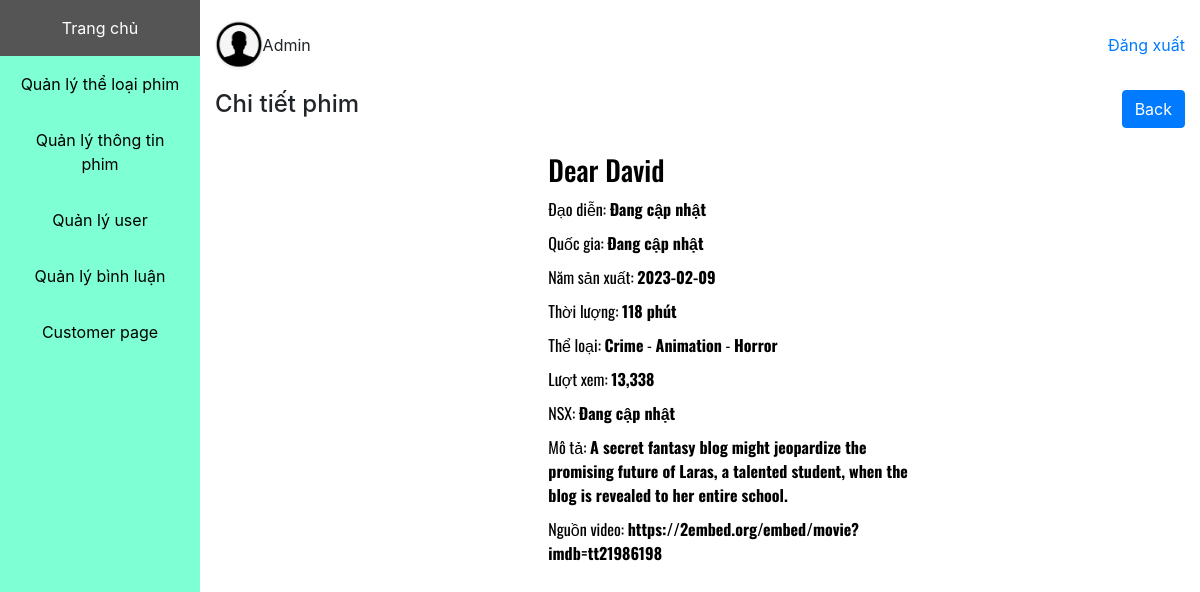
The app's page /admin/movie/view_detail.php?id=2 with its own data.
### tables this page shows
CREATE TABLE `movie` (
  `id` int NOT NULL,
  `name` varchar(100) DEFAULT NULL,
  `trailer` varchar(255) DEFAULT NULL,
  `runtime` int DEFAULT NULL,
  `poster` varchar(255) DEFAULT NULL,
  `description` text,
  `country_id` int DEFAULT NULL,
  `imdb_id` varchar(50) DEFAULT NULL,
  `release_date` date DEFAULT NULL,
  `popularity` float DEFAULT NULL,
  `src` varchar(255) DEFAULT NULL
);

CREATE TABLE `genre` (
  `id` int NOT NULL,
  `name` varchar(100) DEFAULT NULL
);

CREATE TABLE `movie_genre` (
  `genre_id` int NOT NULL,
  `movie_id` int NOT NULL
);

### admin/movie/view_detail.php (the view, shortened to what this page needs)
<?php if (isset($_GET['id'])) {
	$movie_id = $_GET['id'];
} else {
	$_SESSION['error'] = 'Movie không tồn tại';
	header('location: index.php');
	exit;
} ?>
<!DOCTYPE html>
<html lang="en">
<head>
	<link rel="stylesheet" href="https://cdn.jsdelivr.net/npm/bootstrap@4.6.2/dist/css/bootstrap.min.css">
	<link rel="stylesheet" href="https://cdnjs.cloudflare.com/ajax/libs/font-awesome/6.2.1/css/all.min.css" />
</head>
<?php
require_once "../../connect.php";
$sql = "SELECT * from movie where id = ?";
$stm = $conn->prepare($sql);
$stm->bind_param('i', $movie_id);
$stm->execute();
$result_set = $stm->get_result();
$movie_info = $result_set->fetch_assoc();
?>
<body>
	<div class="container-fluid">
		<div class="row">
			<div class="col-2 p-0">
			</div>
			<div class="col-10">
				<?php require_once "../account_box.php" ?>
				<div class="mt-3">
					<div class="d-flex justify-content-between">
						<h4>Chi tiết phim</h4>
						<a class="btn btn-primary" href="index.php">Back</a>
					</div>
				</div>
				<div class="">
					<div class="row">
						<div class="col-xs-12 col-md-6 col-lg-4" style="margin-top: 25px;">
							<div class="text-center">
								<div style="text-align: center;">
								</div>
							</div>
						</div>
						<div class="col-xs-12 col-md-6 col-lg-5" style="margin-top: 25px;">
							<div class="item">
								<h3 style="color:black; font-family: 'Oswald', sans-serif; margin-bottom: 10px;"><?= $movie_info['name'] ?></h3>
								<p style="color:black; font-family: 'Oswald', sans-serif; margin-bottom: 10px;">Đạo diễn: <b><a href="" style="color: black;">Đang cập nhật</a></p></b>
								<p style="color:black; font-family: 'Oswald', sans-serif; margin-bottom: 10px;">Quốc gia: <b><a href="" style="color: black;">Đang cập nhật</a></p></b>
								<p style="color:black; font-family: 'Oswald', sans-serif; margin-bottom: 10px;">Năm sản xuất:
									<b><a href="" style="color: black;"><?= $movie_info['release_date'] ?></a></b>
								</p>
								<p style="color:black; font-family: 'Oswald', sans-serif; margin-bottom: 10px;">Thời lượng: <b href="" style="color: black;"><?= $movie_info['runtime'] ?> phút</b></p>
								<?php $result_set_genres = $conn->query("SELECT * from movie_genre inner join genre on movie_genre.genre_id = genre.id where movie_genre.movie_id = $movie_id"); ?>
								<p style="color:black; font-family: 'Oswald', sans-serif; margin-bottom: 10px;">Thể loại:
									<?php $row_genre = $result_set_genres->fetch_assoc(); ?>
									<b><a href="" style="color: black;"><?= $row_genre['name'] ?></a></b>
									<?php while ($row_genre = $result_set_genres->fetch_assoc()) { ?>
										- <b><a href="" style="color: black;"><?= $row_genre['name'] ?></a></b>
									<?php } ?>
								</p>
								<p style="color:black; font-family: 'Oswald', sans-serif; margin-bottom: 10px;">Lượt xem: <b href="" style="color: black;"><?= number_format($movie_info['popularity'] * 1000, 0, '.', ',')?></b></p>
								<p style="color:black; font-family: 'Oswald', sans-serif; margin-bottom: 10px;">NSX: <b href="" style="color: black;">Đang cập nhật</b></p>
								<p style="color:black; font-family: 'Oswald', sans-serif; margin-bottom: 10px;">Mô tả: <b href="" style="color: black;"><?= $movie_info['description']?></b></p>
								<p style="color:black; font-family: 'Oswald', sans-serif; margin-bottom: 10px;">Nguồn video: <b href="" style="color: black;"><?= $movie_info['src']?></b></p>
							</div>
						</div>
					</div>
				</div>
			</div>
		</div>
	</div>
</body>
</html>

### records on screen
movie: name "Dear David", release_date "2023-02-09", runtime "118", $movie_info['popularity']*1000 "13,338", description "A secret fantasy blog might jeopardize the promising future of Laras, a talented student, when the blog is revealed to her entire school.", src "https://2embed.org/embed/movie?imdb=tt21986198"
genre: name "Crime"
movie_genre: genre.name "Animation"
movie_genre: genre.name "Horror"
